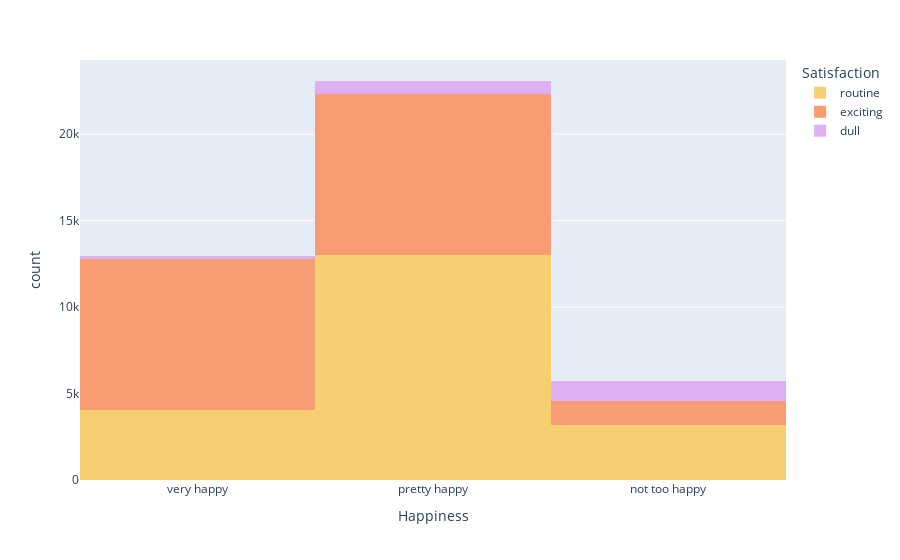

Notebook cell for this chart:
### Markdown cell above
# Plotly Exploration

The first plot in this output is a histogram aproxomating the first plot in the previous output. 

[plotly color palettes](https://plotly.com/python/discrete-color/#color-sequences-in-plotly-express)

### Code cell
import plotly.express as px

fig = px.histogram(
    gss, 
    x='happy', 
    y='age', 
    color='life', 
    histfunc='count', 
    labels={"happy": "Happiness", "life": "Satisfaction"},
    color_discrete_sequence=px.colors.qualitative.Pastel,
)

# update legend labels
newnames = {'1.0':'exciting', '2.0': 'routine', '3.0': 'dull'}
fig.for_each_trace(lambda t: t.update(name = newnames[t.name],
                                      legendgroup = newnames[t.name],
                                      hovertemplate = t.hovertemplate.replace(t.name, newnames[t.name])
                                     )
                  )

# update x-axis labels
fig.update_layout(
    xaxis = dict(
        tickmode = 'array',
        tickvals = [1,2,3],
        ticktext = ['very happy', 'pretty happy', 'not too happy']
    )
)

fig.show()

### Figure 1 — Plotly figure (JSON) as saved in the notebook; plotly's stock layout.template omitted (floating-point values rounded to 4 significant figures; data arrays with more than 128 entries replaced by an {"elided": "..."} marker saying what was removed)
{"data": [{"alignmentgroup": "True", "bingroup": "x", "histfunc": "count", "hovertemplate": "Satisfaction=routine<br>Happiness=%{x}<br>count=%{y}<extra></extra>", "legendgroup": "routine", "marker": {"color": "rgb(246, 207, 113)", "pattern": {"shape": ""}}, "name": "routine", "offsetgroup": "2.0", "orientation": "v", "showlegend": true, "type": "histogram", "x": {"elided": "20328 int values"}, "xaxis": "x", "y": {"elided": "20328 int values"}, "yaxis": "y"}, {"alignmentgroup": "True", "bingroup": "x", "histfunc": "count", "hovertemplate": "Satisfaction=exciting<br>Happiness=%{x}<br>count=%{y}<extra></extra>", "legendgroup": "exciting", "marker": {"color": "rgb(248, 156, 116)", "pattern": {"shape": ""}}, "name": "exciting", "offsetgroup": "1.0", "orientation": "v", "showlegend": true, "type": "histogram", "x": {"elided": "19470 int values"}, "xaxis": "x", "y": {"elided": "19470 int values"}, "yaxis": "y"}, {"alignmentgroup": "True", "bingroup": "x", "histfunc": "count", "hovertemplate": "Satisfaction=dull<br>Happiness=%{x}<br>count=%{y}<extra></extra>", "legendgroup": "dull", "marker": {"color": "rgb(220, 176, 242)", "pattern": {"shape": ""}}, "name": "dull", "offsetgroup": "3.0", "orientation": "v", "showlegend": true, "type": "histogram", "x": {"elided": "2113 int values"}, "xaxis": "x", "y": {"elided": "2113 int values"}, "yaxis": "y"}], "layout": {"barmode": "relative", "legend": {"title": {"text": "Satisfaction"}, "tracegroupgap": 0}, "margin": {"t": 60}, "xaxis": {"anchor": "y", "domain": [0, 1], "tickmode": "array", "ticktext": ["very happy", "pretty happy", "not too happy"], "tickvals": [1, 2, 3], "title": {"text": "Happiness"}}, "yaxis": {"anchor": "x", "domain": [0, 1], "title": {"text": "count"}}}}
